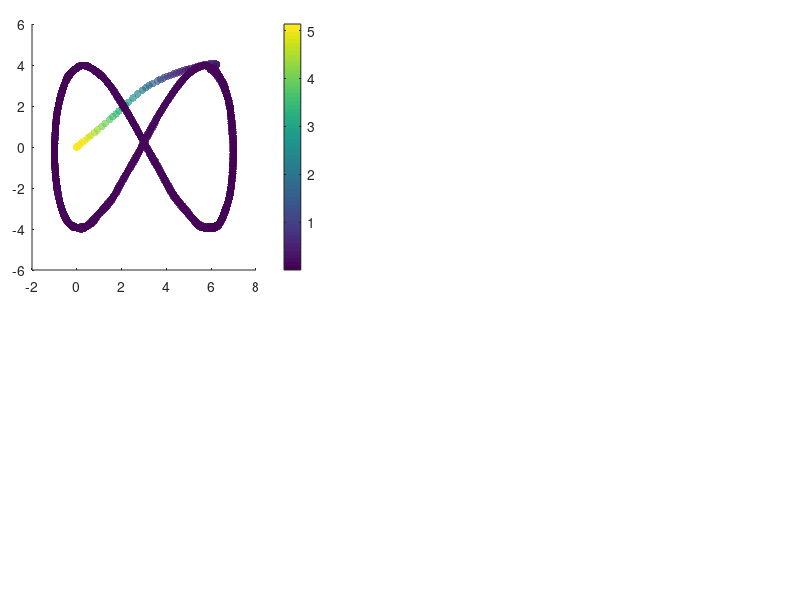

Recreate this plot in MATLAB. (Note: this script raises an error after producing the figure.)
%% Code to show the results of the Inverse kinematic controller

% Clean variables
clc, clear all, close all;
 
% Load variables of the system
load("T_MPC_Din-Est_UAV_Real.mat")

% Change variable size
h = h(:, 1:end-1);
h_p = h_p(:, 1:end-1);
v = v(:, 1:end-1);
hd = hd(:,1:length(h));
% Time definition 
t = t;

% Error definition
for k = 1:length(t)-N
    error_vector = hd(1:3, k)-h(1:3, k);
    error(k) = norm(error_vector,2);
end

% Figure propert%% Figures
lw = 1; % linewidth 1
lwV = 2; % linewidth 2
fontsizeLabel = 11; %11
fontsizeLegend = 11;
fontsizeTicks = 11;
fontsizeTitel = 11;
sizeX = 1250; % size figure
sizeY = 850; % size figure

% color propreties
c1 = [80, 81, 79]/255;
c2 = [244, 213, 141]/255;
c3 = [242, 95, 92]/255;
c4 = [112, 141, 129]/255;

C18 = [0 0 0];
c5 = [130, 37, 37]/255;
c6 = [205, 167, 37]/255;
c7 = [81, 115, 180]/255;

C1 = [246 170 141]/255;
C2 = [51 187 238]/255;
C3 = [0 153 136]/255;
C4 = [238 119 51]/255;
C5 = [204 51 17]/255;
C6 = [238 51 119]/255;
C7 = [187 187 187]/255;
C8 = [80 80 80]/255;
C9 = [140 140 140]/255;
C10 = [0 128 255]/255;
C11 = [234 52 89]/255;
C12 = [39 124 252]/255;
C13 = [40 122 125]/255;
%C14 = [86 215 219]/255;
C14 = [252 94 158]/255;
C15 = [244 171 39]/255;
C16 = [100 121 162]/255;
C17 = [255 0 0]/255;
%% New color slection

figure('Position', [500 500 sizeX sizeY])
set(gcf, 'Position', [500 500 sizeX sizeY]);
fig1_comps.fig = gcf;

% Figure 1
axes('Position',[0.04 0.55 .35 .41]);
%% Colorbar
scatter(h(1, :),h(2, :),30,error,'filled','MarkerFaceAlpha',0.7);
c = colorbar;
c.Label.Interpreter = 'latex';
c.Label.String = '$\textrm{Error}~||\tilde{\mathbf{\eta}}||$';

set(c,'TickLabelInterpreter','latex')

%% Desired Trajectory
hd_plot = line(hd(1,:),hd(2,:));
set(hd_plot, 'LineStyle', '--', 'Color', C8, 'LineWidth', 1.2*lw)

%% Real Trajectory
h_plot = line(h(1,:),h(2,:));
set(h_plot, 'LineStyle', '-', 'Color', C18, 'LineWidth', 1.2*lw)

%% Title of the image
hTitle_1 = title({'$\textrm{(a)}$'},'fontsize',14,'interpreter','latex','Color',C18);
hXLabel_1 = xlabel('$x~[m]$','fontsize',9,'interpreter','latex', 'Color',C18);
hYLabel_1 = ylabel('$y~[m]$','fontsize',9,'interpreter','latex', 'Color',C18);

%% Legend nomeclature
hLegend_1 = legend([hd_plot, h_plot],{'$\mathbf{\eta}_d$','$\mathbf{\eta}$'},'fontsize',12,'interpreter','latex','Color',[255 255 255]/255,'Location','best','NumColumns',1,'TextColor','black');
set(gca,'ticklabelinterpreter','latex',...
        'fontsize',1.3*fontsizeTicks)
% Figure properties
ax_1 = gca;
ax_1.Box = 'on';
ax_1.BoxStyle = 'full';
ax_1.TickLength = [0.005;0.005];
ax_1.TickDirMode = 'auto';
ax_1.YMinorTick = 'on';
ax_1.XMinorTick = 'on';
% ax_2.XTickLabel = [];
ax_1.XMinorGrid = 'on';
ax_1.YMinorGrid = 'on';
%ax_2.MinorGridColor = '#8f8f8f';
ax_1.MinorGridAlpha = 0.15;
ax_1.LineWidth = 0.8;
ax_1.XLim = [min(h(1,:))-0.2 max(h(1,:))+0.2];
ax_1.YLim = [min(h(2,:))-0.2 max(h(2,:))+0.2];

% Figure 2
axes('Position',[0.45 0.55 .32 .41]);
%% Colorbar
scatter(h(1, :),h(3, :),30,error,'filled','MarkerFaceAlpha',0.7);
c = colorbar;
c.Label.Interpreter = 'latex';
c.Label.String = '$\textrm{Error}~||\tilde{\mathbf{\eta}}||$';

set(c,'TickLabelInterpreter','latex')

%% Desired Trajectory
hd_plot_2 = line(hd(1,:),hd(3,:));
set(hd_plot_2, 'LineStyle', '--', 'Color', C8, 'LineWidth', 1.2*lw)

%% Real Trajectory
h_plot_2 = line(h(1,:),h(3,:));
set(h_plot_2, 'LineStyle', '-', 'Color', C18, 'LineWidth', 1.2*lw)

%% Title of the image
hTitle_2 = title({'$\textrm{(b)}$'},'fontsize',14,'interpreter','latex','Color',C18);
hXLabel_2 = xlabel('$x~[m]$','fontsize',9,'interpreter','latex', 'Color',C18);
hYLabel_2 = ylabel('$z~[m]$','fontsize',9,'interpreter','latex', 'Color',C18);

%% Legend nomeclature
hLegend_2 = legend([hd_plot_2, h_plot_2],{'$\mathbf{\eta}_d$','$\mathbf{\eta}$'},'fontsize',12,'interpreter','latex','Color',[255 255 255]/255,'Location','best','NumColumns',1,'TextColor','black');
set(gca,'ticklabelinterpreter','latex',...
        'fontsize',1.3*fontsizeTicks)
% Figure properties
ax_2 = gca;
ax_2.Box = 'on';
ax_2.BoxStyle = 'full';
ax_2.TickLength = [0.005;0.005];
ax_2.TickDirMode = 'auto';
ax_2.YMinorTick = 'on';
ax_2.XMinorTick = 'on';
% ax_2.XTickLabel = [];
ax_2.XMinorGrid = 'on';
ax_2.YMinorGrid = 'on';
%ax_2.MinorGridColor = '#8f8f8f';
ax_2.MinorGridAlpha = 0.15;
ax_2.LineWidth = 0.8;
ax_2.XLim = [min(h(1,:))-0.2 max(h(1,:))+0.2];
ax_2.YLim = [min(h(3,:))-0.2 max(h(3,:))+0.2];

axes('Position',[0.04 0.29 .74 .18]);
%% Data generation
error_x_plot = line(t(1:length(h)),hd(1,:)-h(1,:));
set(error_x_plot, 'LineStyle', '-', 'Color', C5, 'LineWidth', 1.1*lw);
error_y_plot = line(t(1:length(h)),hd(2,:)-h(2,:));
set(error_y_plot, 'LineStyle', '-', 'Color', C3, 'LineWidth', 1.1*lw);
error_z_plot = line(t(1:length(h)),hd(3,:)-h(3,:));
set(error_z_plot, 'LineStyle', '-', 'Color', c7, 'LineWidth', 1.1*lw);

% fig1_comps.p1 = ul_plot;
%% Title of the image
hTitle_3 = title({'$\textrm{(c)}$'},'fontsize',14,'interpreter','latex','Color',C18);
%xlabel('$\textrm{Time}[s]$','fontsize',10,'interpreter','latex','Color',C18);
ylabel('$\textrm{Control Error}~[m]$','fontsize',10,'interpreter','latex', 'Color',C18);

%% Legend nomeclature
hLegend_3 = legend([error_x_plot,error_y_plot, error_z_plot],{'$\tilde{\mathbf{\eta}}_x$','$\tilde{\mathbf{\eta}}_y$','$\tilde{\mathbf{\eta}}_z$'},'fontsize',12,'interpreter','latex','Color',[255 255 255]/255,'Location','best','NumColumns',1,'TextColor','black');
 set(gca,'ticklabelinterpreter','latex',...
         'fontsize',1.3*fontsizeTicks)
%% Figure properties
ax_3 = gca;
ax_3.Box = 'on';
ax_3.BoxStyle = 'full';
ax_3.TickLength = [0.01;0.01];
ax_3.TickDirMode = 'auto';
ax_3.XTickLabel = [];
ax_3.YMinorTick = 'on';
ax_3.XMinorTick = 'on';
ax_3.XMinorGrid = 'on';
ax_3.YMinorGrid = 'on';
%ax_1.MinorGridColor = '#8f8f8f';
ax_3.MinorGridAlpha = 0.15;
ax_3.LineWidth = 0.8;
ax_3.XLim = [0 t(end)];

%% Zoom Plot
axes('Position',[0.385 0.34 .15 .11]);
index_zoom_1 = (t>=20) & (t<=30);
error_x_plot_zoom = line(t(index_zoom_1),hd(1,(index_zoom_1))-h(1,(index_zoom_1)));
error_y_plot_zoom = line(t(index_zoom_1),hd(2,(index_zoom_1))-h(2,(index_zoom_1)));
error_z_plot_zoom = line(t(index_zoom_1),hd(3,(index_zoom_1))-h(3,(index_zoom_1)));

set(error_x_plot_zoom, 'LineStyle', '-', 'Color', C5, 'LineWidth', lw*0.8);
set(error_y_plot_zoom, 'LineStyle', '-', 'Color', C3, 'LineWidth', lw*0.8);
set(error_z_plot_zoom, 'LineStyle', '-', 'Color', c7, 'LineWidth', lw*0.8);

set(gca,'ticklabelinterpreter','latex',...
         'fontsize',fontsizeTicks*0.5)
ax_1_zoom = gca;
ax_1_zoom.Box = 'on';
ax_1_zoom.BoxStyle = 'full';
ax_1_zoom.TickLength = [0.01;0.01];
%ax_1_zoom.YLim = [-0.5 0.5];
%ax_1_zoom.YTickLabel = [];
%ax_1_zoom.XTickLabel = [];
ax_1_zoom.TickDirMode = 'manual';
ax_1_zoom.TickDir = 'in';
ax_1_zoom.YMinorTick = 'on';
ax_1_zoom.XMinorTick = 'on';
ax_1_zoom.LineWidth = 0.5;
ax_1_zoom.XMinorGrid = 'on';
ax_1_zoom.YMinorGrid = 'on';

axes('Position',[0.04 0.07 .74 .18]);
%% Data generation
error_vx_plot = line(t(1:length(h)),vc(1,:));
set(error_vx_plot, 'LineStyle', '-', 'Color', C7, 'LineWidth', 1.3*lw);
error_vy_plot = line(t(1:length(h)),vc(2,:));
set(error_vy_plot, 'LineStyle', '-', 'Color', C14, 'LineWidth', 1.3*lw);
error_vz_plot = line(t(1:length(h)),vc(3,:));
set(error_vz_plot, 'LineStyle', '-', 'Color', C15, 'LineWidth', 1.3*lw);

% fig1_comps.p1 = ul_plot;
%% Title of the image
hTitle_4 = title({'$\textrm{(d)}$'},'fontsize',14,'interpreter','latex','Color',C18);
xlabel('$\textrm{Time}[s]$','fontsize',10,'interpreter','latex','Color',C18);
ylabel('$\textrm{Inputs}~[m/s]$','fontsize',10,'interpreter','latex', 'Color',C18);

%% Legend nomeclature
hLegend_4 = legend([error_vx_plot,error_vy_plot, error_vz_plot],{'${\mu}_{l_{ref}}$','${\mu}_{m_{ref}}$','${\mu}_{n_{ref}}$'},'fontsize',12,'interpreter','latex','Color',[255 255 255]/255,'Location','best','NumColumns',1,'TextColor','black');
 set(gca,'ticklabelinterpreter','latex',...
         'fontsize',1.3*fontsizeTicks)
%% Figure properties
ax_4 = gca;
ax_4.Box = 'on';
ax_4.BoxStyle = 'full';
ax_4.TickLength = [0.01;0.01];
ax_4.TickDirMode = 'auto';
ax_4.YMinorTick = 'on';
ax_4.XMinorTick = 'on';
ax_4.XMinorGrid = 'on';
ax_4.YMinorGrid = 'on';
%ax_1.MinorGridColor = '#8f8f8f';
ax_4.MinorGridAlpha = 0.15;
ax_4.LineWidth = 0.8;
ax_4.XLim = [0 t(end)];
% 
set(gcf, 'Color', 'w'); % Sets axes background
export_fig MPC_Adaptive.pdf -q101